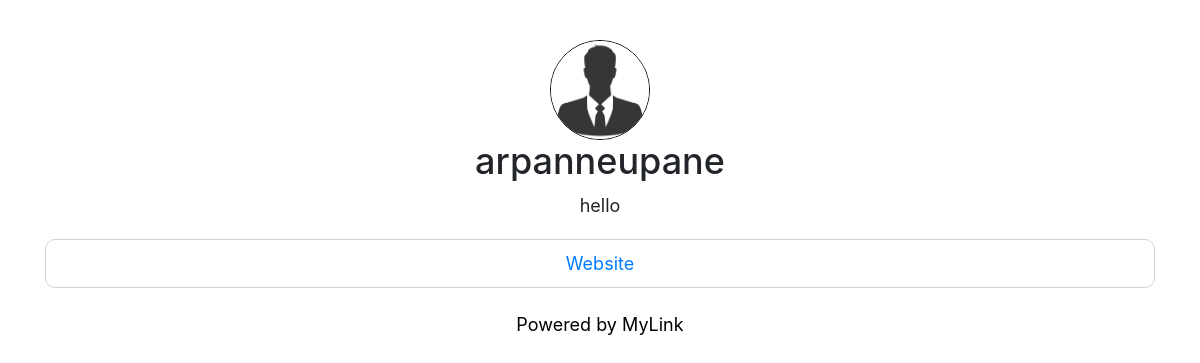
/arpanneupane, run on the app's committed database.
### app.py (models this page shows)
class User(db.Model, UserMixin):
    id = db.Column(db.Integer, primary_key=True)
    username = db.Column(db.String(15), unique=True, nullable=False)
    email = db.Column(db.String(50), unique=True, nullable=False)
    password = db.Column(db.String(80), nullable=False)
    bio = db.Column(db.String(300))
    profile_picture = db.Column(
        db.String(20), nullable=False, default='default.jpg')
    links = db.relationship('Link', backref='owner', lazy='dynamic')

class Link(db.Model):
    id = db.Column(db.Integer, primary_key=True)
    link = db.Column(db.String(100), nullable=False)
    link_name = db.Column(db.String(50), nullable=False)
    user_id = db.Column(db.Integer, db.ForeignKey('user.id'), nullable=False)

### app.py (the view)
@app.route('/<username>')
def view_site(username):
    user = User.query.filter_by(username=username).first_or_404()
    links = Link.query.filter_by(owner=user).all()
    return render_template('pages/site.html', title=user.username, user=user, links=links)

### templates/pages/site.html (shortened to what this page needs)
<!doctype html>
<html lang="en">
<head>
    <link rel="stylesheet" href="https://stackpath.bootstrapcdn.com/bootstrap/4.3.1/css/bootstrap.min.css"
>
</head>
<body>
    <div class="container">
        <div class="user">
            <img class='profile-picture' src="../../static/profile_pics/{{user.profile_picture}}">
            <h2>{{user.username}}</h2>
            {% if user.bio == None %}
            <p>No bio yet.</p>
            {% else %}
            <p>{{user.bio}}</p>
            {% endif %}
            <div class="links">
                {% for link in links %}
                <div class="link">
                    <a href="http://{{link.link}}" target="__blank">{{link.link_name}}</a>
                </div>
                {% endfor %}
            </div>
        </div>
        <footer>
            Powered by MyLink
        </footer>
    </div>
</body>
</html>

### templates/pages/site.html (style rules this page uses)
* { margin: 0; padding: 0; font-size: large; }
.link>a { text-decoration: none; }
.profile-picture { width: 100px; object-fit: contain; border: 1px solid black; border-radius: 50%; }
.container { display: flex; flex-direction: column; justify-content: center; margin-top: 40px; }
.user { text-align: center; }
.links { margin-top: 20px; display: flex; flex-direction: column; justify-content: center; }
.link { padding: 10px; border: 1px solid lightgray; margin-bottom: 20px; border-radius: 10px; }
footer { display: flex; padding: 3px; color: black; justify-content: center; }

### data on the page
User: profile_picture (placeholder picture), username "arpanneupane", bio "hello"
Link: link_name "Website"
